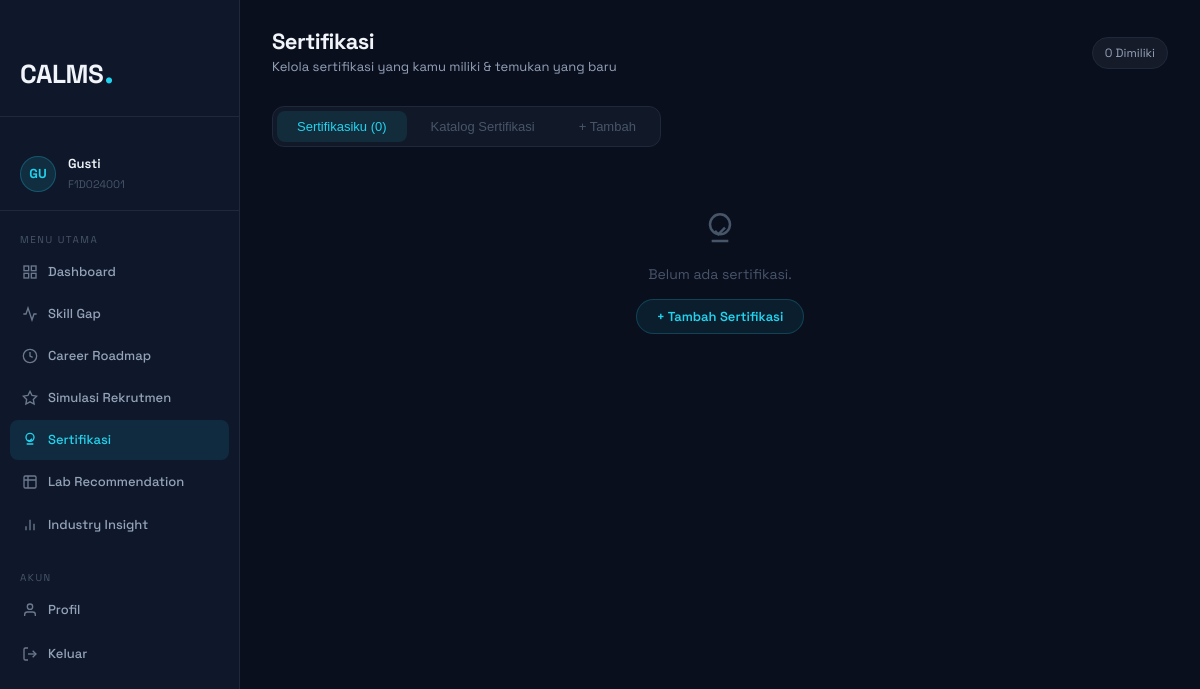
The app's page /certifications.php (signed in) with its own data.
### tables this page shows
CREATE TABLE IF NOT EXISTS mahasiswa_profiles (
    id             INT AUTO_INCREMENT PRIMARY KEY,
    user_id        INT UNIQUE NOT NULL,
    nim            VARCHAR(20) UNIQUE NOT NULL,
    semester       INT DEFAULT 1,
    ipk            DECIMAL(3,2) DEFAULT 0.00,
    target_career  VARCHAR(100),
    bio            TEXT,
    linkedin_url   VARCHAR(500),
    github_url     VARCHAR(500),
    created_at     TIMESTAMP DEFAULT CURRENT_TIMESTAMP,
    updated_at     TIMESTAMP DEFAULT CURRENT_TIMESTAMP ON UPDATE CURRENT_TIMESTAMP,
    FOREIGN KEY (user_id) REFERENCES users(id) ON DELETE CASCADE
);

CREATE TABLE IF NOT EXISTS users (
    id         INT AUTO_INCREMENT PRIMARY KEY,
    fullname   VARCHAR(255) NOT NULL,
    email      VARCHAR(255) UNIQUE NOT NULL,
    password   VARCHAR(255) NOT NULL,
    role       ENUM('mahasiswa','dosen','admin') DEFAULT 'mahasiswa',
    is_active  TINYINT(1) DEFAULT 1,
    created_at TIMESTAMP DEFAULT CURRENT_TIMESTAMP
);

### includes/auth_guard.php (called while the page is built, shortened)
<?php
function getCurrentUser(): array {
    return [
        'id'       => $_SESSION['user_id']  ?? null,
        'fullname' => $_SESSION['fullname'] ?? '',
        'email'    => $_SESSION['email']    ?? '',
        'role'     => $_SESSION['role']     ?? '',
    ];
}

### certifications.php (the view, shortened to what this page needs)
<?php
require_once 'includes/auth_guard.php';
$user = getCurrentUser();
$db   = getDB();
$stmt = $db->prepare("SELECT mp.*, u.fullname, u.email FROM mahasiswa_profiles mp JOIN users u ON u.id = mp.user_id WHERE mp.user_id = ?");
$stmt->execute([$user['id']]);
$profile = $stmt->fetch();
$studentId = $profile['id'];
$stmt = $db->prepare("SELECT * FROM student_certifications WHERE student_id = ? ORDER BY tier ASC, obtained_date DESC");
$stmt->execute([$studentId]);
$myCerts = $stmt->fetchAll();
$myOwnedNames = array_column(array_filter($myCerts, fn($c) => $c['status']==='owned'), 'cert_name');
$activePage = 'certifications';
?>
<!DOCTYPE html>
<html lang="id">
<head>
    <link rel="stylesheet" href="style.css">
    <link rel="stylesheet" href="dashboard.css">
</head>
<body class="dashboard-body">
<?php include 'includes/sidebar.php'; ?>
<main class="main-content">
    <div class="topbar">
        <div class="topbar-left">
            <div>
                <h1 class="page-title">Sertifikasi</h1>
                <p class="page-sub">Kelola sertifikasi yang kamu miliki & temukan yang baru</p>
            </div>
        </div>
        <div class="topbar-right">
            <span class="semester-badge"><?= count($myOwnedNames) ?> Dimiliki</span>
        </div>
    </div>
    <div class="cert-tabs">
        <button class="cert-tab active" onclick="switchTab('my-certs',this)" id="tab-my">Sertifikasiku (<?= count($myCerts) ?>)</button>
        <button class="cert-tab" onclick="switchTab('catalog',this)" id="tab-catalog">Katalog Sertifikasi</button>
        <button class="cert-tab" onclick="switchTab('add-cert',this)" id="tab-add">+ Tambah</button>
    </div>
    <div class="cert-section active" id="my-certs">
        <?php if (empty($myCerts)): ?>
        <div class="empty-my-cert">
            <svg width="40" height="40" fill="none" stroke="currentColor" stroke-width="1.5" viewBox="0 0 24 24" style="margin:0 auto 12px;display:block;color:var(--text-muted)"><circle cx="12" cy="8" r="6"/><path d="M9 12l2 2 4-4m-8 8h10"/></svg>
            <p>Belum ada sertifikasi.</p>
            <button onclick="switchTab('add-cert',document.getElementById('tab-add'))" class="btn-add-cert" style="margin-top:12px;font-size:13px;padding:8px 20px">+ Tambah Sertifikasi</button>
        </div>
        <?php endif; ?>
    </div>
</main>
</body>
</html>

### includes/sidebar.php (shortened to what this page needs)
<?php
$nav = [
    ['page' => 'dashboard',      'href' => 'dashboard.php',        'label' => 'Dashboard',          'icon' => '<rect x="3" y="3" width="7" height="7"/><rect x="14" y="3" width="7" height="7"/><rect x="3" y="14" width="7" height="7"/><rect x="14" y="14" width="7" height="7"/>'],
    ['page' => 'skill_gap',      'href' => 'skill_gap.php',        'label' => 'Skill Gap',           'icon' => '<polyline points="22 12 18 12 15 21 9 3 6 12 2 12"/>'],
    ['page' => 'roadmap',        'href' => 'career_roadmap.php',   'label' => 'Career Roadmap',      'icon' => '<circle cx="12" cy="12" r="10"/><polyline points="12 6 12 12 16 14"/>'],
    ['page' => 'simulation',     'href' => 'simulation.php',       'label' => 'Simulasi Rekrutmen',  'icon' => '<polygon points="12 2 15.09 8.26 22 9.27 17 14.14 18.18 21.02 12 17.77 5.82 21.02 7 14.14 2 9.27 8.91 8.26 12 2"/>'],
    ['page' => 'certifications', 'href' => 'certifications.php',   'label' => 'Sertifikasi',         'icon' => '<circle cx="12" cy="8" r="6"/><path d="M9 12l2 2 4-4m-8 8h10"/>'],
    ['page' => 'lab',            'href' => 'lab_recommendation.php','label' => 'Lab Recommendation', 'icon' => '<path d="M9 3H5a2 2 0 0 0-2 2v4m6-6h10a2 2 0 0 1 2 2v4M9 3v18m0 0h10a2 2 0 0 0 2-2V9M9 21H5a2 2 0 0 1-2-2V9m0 0h18"/>'],
    ['page' => 'industry',       'href' => 'industry_insight.php', 'label' => 'Industry Insight',    'icon' => '<line x1="18" y1="20" x2="18" y2="10"/><line x1="12" y1="20" x2="12" y2="4"/><line x1="6" y1="20" x2="6" y2="14"/>'],
];
?>
<aside class="sidebar" id="sidebar">
    <div class="sidebar-brand">
        <span class="logo-text">CALMS</span><span class="logo-dot">.</span>
    </div>
    <div class="sidebar-user">
        <div class="user-avatar"><?= strtoupper(substr($user['fullname'] ?? 'U', 0, 2)) ?></div>
        <div class="user-info">
            <strong><?= htmlspecialchars(explode(' ', $user['fullname'] ?? 'User')[0]) ?></strong>
            <span><?= htmlspecialchars($profile['nim'] ?? '-') ?></span>
        </div>
    </div>
    <nav class="sidebar-nav">
        <div class="nav-group-label">Menu Utama</div>
        <?php foreach ($nav as $item): ?>
        <a href="<?= $item['href'] ?>" <?= $activePage === $item['page'] ? 'class="active"' : '' ?>>
            <svg width="16" height="16" fill="none" stroke="currentColor" stroke-width="2" viewBox="0 0 24 24">
                <?= $item['icon'] ?>
            </svg>
            <?= $item['label'] ?>
        </a>
        <?php endforeach; ?>
        <div class="nav-group-label nav-group-label--mt">Akun</div>
        <a href="profile.php" <?= $activePage === 'profile' ? 'class="active"' : '' ?>>
            <svg width="16" height="16" fill="none" stroke="currentColor" stroke-width="2" viewBox="0 0 24 24"><path d="M20 21v-2a4 4 0 0 0-4-4H8a4 4 0 0 0-4 4v2"/><circle cx="12" cy="7" r="4"/></svg>
            Profil
        </a>
        <a href="logout.php" class="nav-logout">
            <svg width="16" height="16" fill="none" stroke="currentColor" stroke-width="2" viewBox="0 0 24 24"><path d="M9 21H5a2 2 0 0 1-2-2V5a2 2 0 0 1 2-2h4"/><polyline points="16 17 21 12 16 7"/><line x1="21" y1="12" x2="9" y2="12"/></svg>
            Keluar
        </a>
    </nav>
</aside>

### style.css (style rules this page uses)
*, *::before, *::after { margin: 0; padding: 0; box-sizing: border-box; }
:root { --bg-primary: #0a0f1e; --bg-secondary: #0f172a; --bg-card: #111827; --bg-card-hover: #1a2540; --border: #1e293b; --border-hover: #334155; --cyan: #22d3ee; --blue: #3b82f6; --green: #10b981; --purple: #a78bfa; --amber: #f59e0b; --red: #f43f5e; --text-primary: #f1f5f9; --text-secondary: #94a3b8; --text-muted: #475569; --font-main: 'Space Grotesk', system-ui, sans-serif; --font-mono: 'JetBrains Mono', monospace; --radius-sm: 8px; --radius-md: 12px; --radius-lg: 20px; --radius-xl: 28px; --transition: 0.25s ease; }
html { scroll-behavior: smooth; }
body { background: var(--bg-primary); color: var(--text-primary); font-family: var(--font-main); font-size: 16px; line-height: 1.7; overflow-x: hidden; }
a { text-decoration: none; color: inherit; }
.logo-text { font-size: 26px; font-weight: 700; color: var(--text-primary); letter-spacing: -0.5px; }
.logo-dot { font-size: 32px; font-weight: 700; color: var(--cyan); line-height: 1; }
.sidebar { width: 260px; background: var(--bg-secondary); border-right: 1px solid var(--border); padding: 28px 0; position: fixed; top: 0; left: 0; bottom: 0; overflow-y: auto; z-index: 50; }
.sidebar-brand { padding: 0 24px 28px; border-bottom: 1px solid var(--border); margin-bottom: 20px; }
.sidebar-nav { padding: 0 12px; }
.sidebar-nav a { display: flex; align-items: center; gap: 10px; padding: 10px 14px; border-radius: var(--radius-sm); font-size: 14px; color: var(--text-secondary); font-weight: 500; transition: var(--transition); margin-bottom: 4px; }
.sidebar-nav a:hover, .sidebar-nav a.active { background: rgba(34, 211, 238, 0.08); color: var(--cyan); }
.main-content { margin-left: 260px; flex: 1; padding: 32px 40px; min-height: 100vh; }

### dashboard.css (style rules this page uses)
.dashboard-body { display: flex; min-height: 100vh; background: var(--bg-primary); }
.sidebar { width: 240px; background: var(--bg-secondary); border-right: 1px solid var(--border); display: flex; flex-direction: column; position: fixed; top: 0; left: 0; bottom: 0; overflow-y: auto; z-index: 50; transition: transform var(--transition); }
.sidebar-brand { display: flex; align-items: baseline; gap: 1px; padding: 24px 20px 20px; border-bottom: 1px solid var(--border); }
.sidebar-user { display: flex; align-items: center; gap: 12px; padding: 16px 20px; border-bottom: 1px solid var(--border); }
.user-avatar { width: 36px; height: 36px; border-radius: 50%; background: rgba(34, 211, 238, 0.12); border: 1px solid rgba(34, 211, 238, 0.25); color: var(--cyan); font-size: 13px; font-weight: 700; display: flex; align-items: center; justify-content: center; flex-shrink: 0; }
.user-info { display: flex; flex-direction: column; overflow: hidden; }
.user-info strong { font-size: 13px; font-weight: 600; white-space: nowrap; overflow: hidden; text-overflow: ellipsis; }
.user-info span { font-size: 11px; color: var(--text-muted); }
.sidebar-nav { padding: 12px 10px; flex: 1; }
.nav-group-label { font-size: 10px; letter-spacing: 1.5px; color: var(--text-muted); padding: 8px 10px 4px; text-transform: uppercase; }
.sidebar-nav a { display: flex; align-items: center; gap: 10px; padding: 9px 12px; border-radius: var(--radius-sm); font-size: 13px; font-weight: 500; color: var(--text-secondary); transition: var(--transition); margin-bottom: 2px; text-decoration: none; }
.sidebar-nav a.active { background: rgba(34, 211, 238, 0.1); color: var(--cyan); }
.sidebar-nav a svg { flex-shrink: 0; opacity: 0.7; }
.sidebar-nav a.active svg, .sidebar-nav a:hover svg { opacity: 1; }
.nav-logout { margin-top: 4px; }
.main-content { margin-left: 240px; flex: 1; padding: 28px 32px; min-height: 100vh; }
.topbar { display: flex; align-items: center; justify-content: space-between; margin-bottom: 28px; flex-wrap: wrap; gap: 12px; }
.topbar-left { display: flex; align-items: center; gap: 16px; }
.page-title { font-size: 22px; font-weight: 700; letter-spacing: -0.5px; line-height: 1.2; }
.page-sub { font-size: 13px; color: var(--text-secondary); margin-top: 2px; }
.topbar-right { display: flex; align-items: center; gap: 8px; flex-wrap: wrap; }
.semester-badge { font-size: 12px; padding: 5px 12px; background: rgba(255, 255, 255, 0.05); border: 1px solid var(--border); border-radius: 999px; color: var(--text-secondary); }
.nav-group-label--mt { margin-top: 16px; }

### records on screen
mahasiswa_profiles: user.fullname "GU", user.fullname "Gusti", nim "F1D024001"

### other values on screen
$item['label'] "Dashboard"
$item['label'] "Skill Gap"
$item['label'] "Career Roadmap"
$item['label'] "Simulasi Rekrutmen"
$item['label'] "Sertifikasi"
$item['label'] "Lab Recommendation"
$item['label'] "Industry Insight"
count($myOwnedNames) "0"
count($myCerts) "0"
